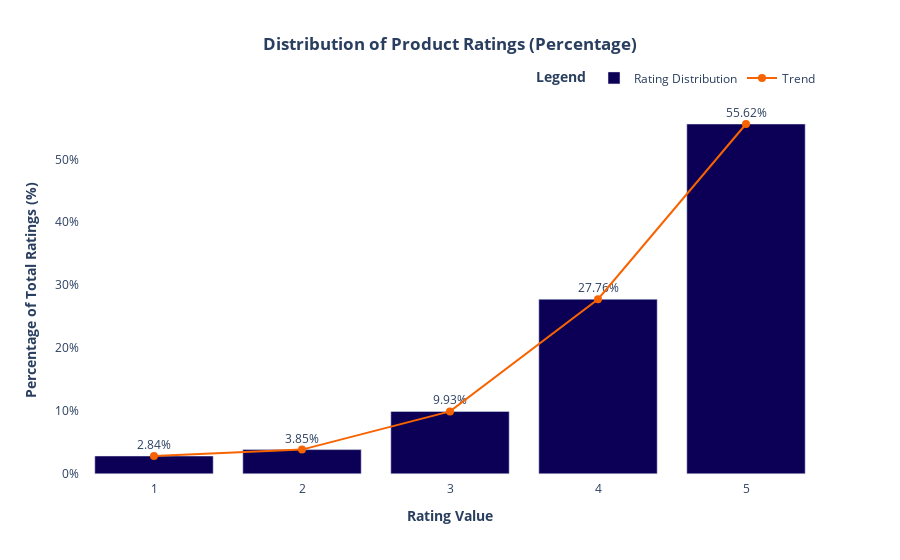

Notebook cell for this chart:
### Markdown cell above
## 4.4. Visualizing the Distribution of Ratings

* **Why this step?** While summary statistics give us numerical insights, a visual representation like a bar chart or histogram makes it easier to see the shape of the rating distribution, identify the most frequent ratings, and observe any skewness. This helps in understanding user rating behavior more clearly.

### Code cell
# Calculate the percentage of each rating
total_ratings = len(df_final_filtered)
rating_percentages = (df_final_filtered['Rating'].value_counts().sort_index() / total_ratings) * 100

# Create the figure
fig = go.Figure()

# Add the bar trace for percentages
fig.add_trace(go.Bar(
    x=rating_percentages.index,
    y=rating_percentages.values,
    name='Rating Distribution',
    marker_color='#0B0055',  # Main bar color
    text=[f'{p:.2f}%' for p in rating_percentages.values], # Format text as percentage
    textposition='outside', # Display text outside the bars for clarity
    hoverinfo='x+y'
))

# Add the line trace for the "trend"
fig.add_trace(go.Scatter(
    x=rating_percentages.index,
    y=rating_percentages.values,
    name='Trend',
    mode='lines+markers',
    line=dict(color='#F86302', width=2), # Trend line color and width
    marker=dict(color='#F86302', size=8)
))

# Customize the layout
fig.update_layout(
    title_text='<b>Distribution of Product Ratings (Percentage)</b>',
    title_x=0.5, # Center title
    xaxis_title='<b>Rating Value</b>',
    yaxis_title='<b>Percentage of Total Ratings (%)</b>',
    plot_bgcolor='rgba(0,0,0,0)',  # Transparent background
    xaxis=dict(
        showgrid=False,
        type='category', # Treat ratings as categories
        title_font=dict(size=14), # Bold is applied by <b> tag in title string
        tickfont=dict(size=12)
    ),
    yaxis=dict(
        showgrid=False,
        ticksuffix='%', # Add '%' suffix to y-axis ticks
        title_font=dict(size=14), # Bold is applied by <b> tag in title string
        tickfont=dict(size=12)
    ),
    legend_title_text='<b>Legend</b>',
    legend=dict(
        orientation="h",
        yanchor="bottom",
        y=1.02,
        xanchor="right",
        x=1
    )
)

fig.show()

### Figure 1 — Plotly figure (JSON) as saved in the notebook; plotly's stock layout.template omitted (floating-point values rounded to 4 significant figures)
{"data": [{"hoverinfo": "x+y", "marker": {"color": "#0B0055"}, "name": "Rating Distribution", "text": ["2.84%", "3.85%", "9.93%", "27.76%", "55.62%"], "textposition": "outside", "type": "bar", "x": [1, 2, 3, 4, 5], "y": [2.837, 3.852, 9.926, 27.76, 55.62]}, {"line": {"color": "#F86302", "width": 2}, "marker": {"color": "#F86302", "size": 8}, "mode": "lines+markers", "name": "Trend", "type": "scatter", "x": [1, 2, 3, 4, 5], "y": [2.837, 3.852, 9.926, 27.76, 55.62]}], "layout": {"legend": {"orientation": "h", "title": {"text": "<b>Legend</b>"}, "x": 1, "xanchor": "right", "y": 1.02, "yanchor": "bottom"}, "plot_bgcolor": "rgba(0,0,0,0)", "title": {"text": "<b>Distribution of Product Ratings (Percentage)</b>", "x": 0.5}, "xaxis": {"showgrid": false, "tickfont": {"size": 12}, "title": {"font": {"size": 14}, "text": "<b>Rating Value</b>"}, "type": "category"}, "yaxis": {"showgrid": false, "tickfont": {"size": 12}, "ticksuffix": "%", "title": {"font": {"size": 14}, "text": "<b>Percentage of Total Ratings (%)</b>"}}}}
